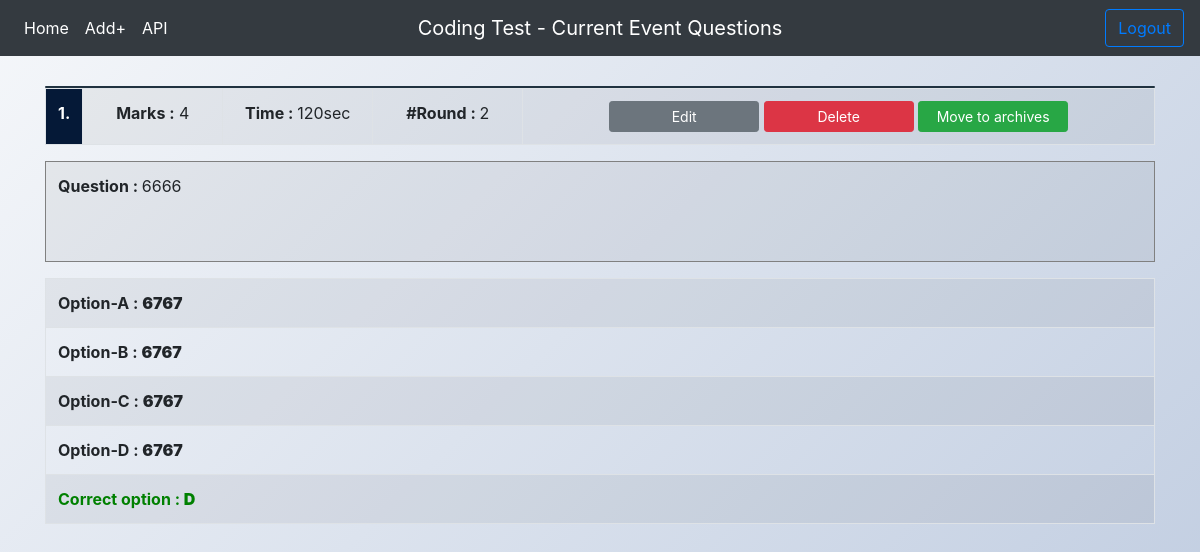
The app's page /Display/CodingTestDisplay.php with its own data.
### tables this page shows
CREATE TABLE `coding_test_update` (
  `id` int(255) NOT NULL,
  `question` longtext NOT NULL,
  `option_a` text NOT NULL,
  `option_b` text NOT NULL,
  `option_c` text NOT NULL,
  `option_d` text NOT NULL,
  `correct_option` text NOT NULL,
  `marks` text NOT NULL,
  `time` text NOT NULL,
  `round` text NOT NULL
);

### Display/CodingTestDisplay.php (the view, shortened to what this page needs)
<?php
    $number =0;
?>
<!DOCTYPE html>
<html lang="en">
<head>
  <link rel="stylesheet" href="https://maxcdn.bootstrapcdn.com/bootstrap/4.3.1/css/bootstrap.min.css">
  <link rel="stylesheet" href="https://cdnjs.cloudflare.com/ajax/libs/font-awesome/4.7.0/css/font-awesome.min.css">
  <link rel="stylesheet" href="https://cdnjs.cloudflare.com/ajax/libs/tempusdominus-bootstrap-4/5.0.1/css/tempusdominus-bootstrap-4.min.css"/>
  <link rel="stylesheet" href="https://stackpath.bootstrapcdn.com/bootstrap/4.3.1/css/bootstrap.min.css">
   <link href="../CSS/display.css" rel="stylesheet">
</head>
<body>
<nav class="navbar navbar-expand-md navbar-dark bg-dark">
    <div class="navbar-collapse collapse w-100 order-1 order-md-0 dual-collapse2">
        <ul class="navbar-nav mr-auto">
            <li class="nav-item active">
                 <a class="nav-link" href="../menu.php"> Home </a>
            </li>
             <li class="nav-item active">
                 <a class="nav-link" href="../Update/CodingTestUpdate.php"> Add+ </a>
            </li>
             <li class="nav-item active">
                 <a class="nav-link" href="../APIs/CodingTestApi.php"> API </a>
            </li>
         </ul>
    </div>
    <div class="mx-auto order-0">
        <a class="navbar-brand mx-auto" href="CodingTestUpdate.php">Coding Test - Current Event Questions</a>
    </div>
    <div class="navbar-collapse collapse w-100 order-3 dual-collapse2">
        <ul class="navbar-nav ml-auto">
            <li class="nav-item">
                 <a href="../logout.php" class="btn btn-outline-primary my-2 my-sm-0">Logout</a>
            </li>
        </ul>
    </div>
</nav>
 <main role="main" class="container" style="margin-top: 30px">
    <?php
           include '../database_connect.php';
           $q ="SELECT * FROM `coding_test_update`";
           $query = mysqli_query($con,$q);
           while($res = mysqli_fetch_array($query)){
                    $number++;
   ?>
<table class="table table-striped table-hover table-bordered">
 <div class="card" style="background-color: #243949">
<tr class="text-center">
<td class="text-white" style="width: 10px; background-color: #051937"><b><?php echo $number ?>.</b> </td>
<td style="width: 140px;"> <b> Marks :</b> <?php echo $res['marks']; ?> </td>
<td style="width: 150px;"> <b> Time : </b> <?php echo $res['time']; ?></td>
<td style="width: 150px;"> <b> #Round : </b> <?php echo $res['round']; ?></td>
<td >
 <div class="col text-center" >
 <a class="btn btn-secondary btn-sm text-white" style="width: 150px"   href="edit.php?id=<?php echo $res['id']; ?>&event=2" > Edit </a>
 <a class="btn btn-danger btn-sm text-white"  style="width: 150px" href="delete.php?id=<?php echo $res['id']; ?>&event=2"> Delete </a>
 <a class="btn btn-success btn-sm text-white"  style="width: 150px" href="LibraryMove.php?id=<?php echo $res['id']; ?>&event=2" > Move to archives </a>
</div>
</td>
</tr>
</table>
<table class="table table-striped table-hover table-bordered">
<tr>
<td style="border-color: grey; height: 100px"><b>Question : </b> <?php echo $res['question']; ?></td>
</tr>
</table>
<table class="table table-striped table-hover table-bordered">
<tr>
<td > <b> Option-A :    <b> <?php echo $res['option_a']; ?></td>
</tr>
<tr>
<td> <b> Option-B :     <b> <?php echo $res['option_b']; ?></td>
</tr>
<tr>
<td > <b> Option-C :    <b> <?php echo $res['option_c']; ?></td>
</tr>
<tr>
<td> <b> Option-D :     <b> <?php echo $res['option_d']; ?></td>
</tr>
<tr>
<td style="color: green"><b> Correct option : <b> <?php echo $res['correct_option']; ?> </td>
</tr>
</table>
      <br><br>
    <?php
    }
    ?>
 </main>
</body>
</html>

### CSS/display.css (style rules this page uses)
html, body { height: auto; }
body { background-image: linear-gradient(135deg, #f5f7fa 0%, #c3cfe2 100%); }

### records on screen
coding_test_update: marks "4", time "120sec", round "2", question "6666", option_a "6767", option_b "6767", option_c "6767", option_d "6767", correct_option "D"
